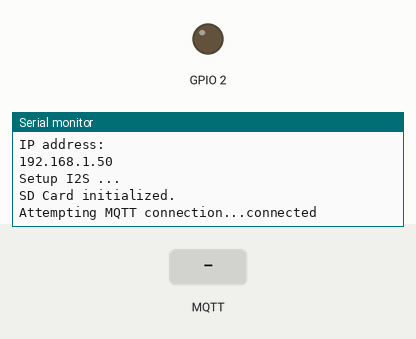
Bench run of a sketch on a simulated ESP32. On the bench: output pins drawn as LEDs (lit = HIGH), the last lines printed to the serial monitor. Inputs (shaded band) come from the test bench. WiFi joins after 1.5 s; servers stay silent unless stated; I2S audio is not simulated (input reads silence); storage starts empty; no MQTT or app messages arrive unless stated.

Above: at 2.7 s.
2.8 s: MQTT message "1" arrives on the first subscribed topic
At 4.0 s:
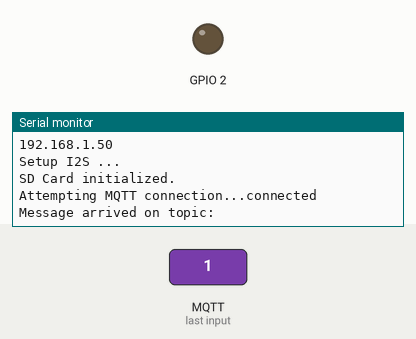
4.3 s: MQTT message "0" arrives on the first subscribed topic
At 5.5 s:
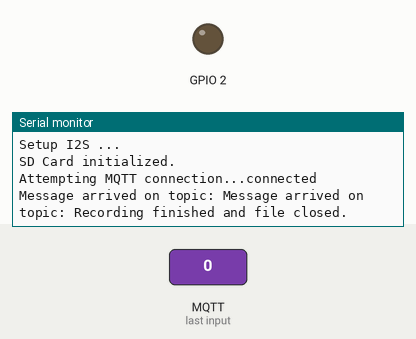

The sketch:

record_with_MQTT_UDP.ino
```cpp
#include <driver/i2s.h>
#include <FS.h>
#include <SD.h>
#include <SPI.h>
#include <WiFi.h>
#include <PubSubClient.h>
#include <ESPAsyncWebServer.h>
#include <WiFiUdp.h>

//Test 23-07-2024
// WiFi credentials
const char* ssid = "EwoutBergsma";
const char* password = "EwoutBergsma";

// Multicast settings
IPAddress multicastAddress(239, 255, 255, 250);  // Multicast address
const int multicastPort = 12345;  // Multicast port

WiFiUDP udp;
// MQTT Server
const char* mqtt_server = "192.168.0.155";
const int mqtt_port = 1883;

WiFiClient espClient;
PubSubClient client(espClient);
AsyncWebServer server(80);


// HTML content
const char index_html[] PROGMEM = R"rawliteral(
<!DOCTYPE html>
<html lang="en">
<head>
    <meta charset="UTF-8">
    <meta name="viewport" content="width=device-width, initial-scale=1.0">
    <title>Download File</title>
</head>
<body>
    <h1>Download Test File</h1>
    <button id="downloadBtn" onclick="downloadFile()">Download</button>

    <script>
        function downloadFile() {
            const fileName = prompt("Enter the name of the file to download:");
            if (fileName) {
                window.location.href = "/download?file=" + encodeURIComponent(fileName);
            }
        }
    </script>
</body>
</html>
)rawliteral";


File myFile;
bool isRecording = false;
bool doneRecording = false;
bool start = false;
bool createFile = true;
const char* pub_ip = "ESP32_1/ip";
//for recording sample
#define sBuffer 64
#define SAMPLE_RATE 20000
//for i2s mic
#define I2S_WS 22
#define I2S_SD 21
#define I2S_SCK 26
// Chip Select pin for SD card
#define CS_PIN 5
int16_t raw_samples[sBuffer];
int countdown = 10;

void setup_wifi() {
  delay(10);
  Serial.println("Connecting to WiFi..");
  WiFi.begin(ssid, password);
  while (WiFi.status() != WL_CONNECTED) {
    delay(500);
    Serial.print(".");
  }
  Serial.println("WiFi connected");
  Serial.println("IP address: ");
  Serial.println(WiFi.localIP());
}

void callback(char* topic, byte* message, unsigned int length) {
  Serial.print("Message arrived on topic: ");
  bool value = (message[0] == '1');
  if ((isRecording == !value)&&(isRecording)){
    doneRecording = true;
    createFile = true;
    };
  if (isRecording != value){
    isRecording = value;
    };
}

void reconnect() {
  while (!client.connected()) {
    Serial.print("Attempting MQTT connection...");
    if (client.connect("ESP32_1")) {
      Serial.println("connected");
      client.subscribe("record");
      client.publish(pub_ip, WiFi.localIP().toString().c_str());
    } else {
      Serial.print("failed, rc=");
      Serial.print(client.state());
      Serial.println(" try again in 5 seconds");
      delay(5000);
    }
  }
}

void setup() {
  // we need serial output for the plotter
  Serial.begin(115200);
  setup_wifi();
  client.setServer(mqtt_server, mqtt_port);
  client.setCallback(callback);
  // Start UDP
  udp.beginMulticast(multicastAddress, multicastPort);
  // start up the I2S peripheral
  Serial.println("Setup I2S ...");
  i2s_install();
  i2s_setpin();
  i2s_start(I2S_NUM_0);
  pinMode(2, OUTPUT);
  // Check for SD card initialization
  SPI.begin();
  SD.begin(CS_PIN);
  if (!SD.begin(CS_PIN)) {
    Serial.println("Card Mount Failed");
    return;
  }
  uint8_t cardType = SD.cardType();
  if (cardType == CARD_NONE) {
    Serial.println("No SD card attached");
    return;
  }
  Serial.println("SD Card initialized.");
    // Route to download a file
  server.on("/download", HTTP_GET, [](AsyncWebServerRequest *request){
    if (request->hasParam("file")) {
      String fileName = request->getParam("file")->value();
      if (SD.exists("/" + fileName)) {
        request->send(SD, "/" + fileName, "application/octet-stream");
      } else {
        request->send(404, "text/plain", "File not found");
      }
    } else {
      request->send(400, "text/plain", "File parameter missing");
    }
  });
  server.on("/delete", HTTP_GET, [](AsyncWebServerRequest *request){
  if (request->hasParam("file")) {
    String fileName = request->getParam("file")->value();
    if (SD.exists("/" + fileName)) {
      if (SD.remove("/" + fileName)) {
        request->send(200, "text/plain", "File deleted successfully");
      } else {
        request->send(500, "text/plain", "Failed to delete file");
      }
    } else {
      request->send(404, "text/plain", "File not found");
    }
  } else {
    request->send(400, "text/plain", "File parameter missing");
  }
});
server.on("/list", HTTP_GET, [](AsyncWebServerRequest *request){
  File root = SD.open("/");
  if (!root) {
    request->send(500, "application/json", "{\"error\":\"Failed to open directory\"}");
    return;
  }

  if (!root.isDirectory()) {
    request->send(500, "application/json", "{\"error\":\"Not a directory\"}");
    return;
  }

  String jsonResponse = "[";
  File file = root.openNextFile();
  bool first = true;
  while (file) {
    if (!first) {
      jsonResponse += ",";
    }
    jsonResponse += "\"" + String(file.name()) + "\"";
    first = false;
    file = root.openNextFile();
  }
  jsonResponse += "]";

  request->send(200, "application/json", jsonResponse);
});


  // Start server
  server.begin();
}


void loop() {
  if (!client.connected()) {
    reconnect();
  }
  client.loop();
  if (doneRecording) {
    digitalWrite(2, LOW);
    myFile.close();
    doneRecording = false;
    start = false;
    Serial.println("Recording finished and file closed.");
  };
  if (createFile) {
    String filename = createFilename();
    myFile = SD.open(filename.c_str(), FILE_WRITE);
    createFile = false;
  };
  if (start) {

    size_t bytesIn = 0;
    i2s_read(I2S_NUM_0, &raw_samples, sBuffer, &bytesIn, portMAX_DELAY);//raw_samples读取数据的目标地址。
    int samples_read = bytesIn / sizeof(int16_t) ;//bytesIn是读取字节数,sample
    if (samples_read > 0) {
      float mean = 0;
      for (int i = 0; i < samples_read; ++i) {
        myFile.println((int)raw_samples[i]);
      }
    }
  };
  int packetSize = udp.parsePacket();
  if (packetSize) {
    //Serial.printf("Received packet of size %d from %s:%d\n", packetSize, udp.remoteIP().toString().c_str(), udp.remotePort());
    //digitalWrite(2, !digitalRead(2));
    char incomingPacket[255];
    int len = udp.read(incomingPacket, 255);
    if (len > 0) {
      incomingPacket[len] = 0;
    }
    Serial.printf("Start recoding in: %s\n", incomingPacket);
    countdown = atoi(incomingPacket);
    if ((countdown == 0) and (isRecording)){
      start = true;
      digitalWrite(2, HIGH);
    }
  }
}

void i2s_install(){
  const i2s_config_t i2s_config = {
    //.mode = i2s_mode_t(I2S_MODE_MASTER | I2S_MODE_RX),
    .mode = i2s_mode_t(I2S_MODE_MASTER | I2S_MODE_TX | I2S_MODE_RX),//没有太大区别
    .sample_rate = SAMPLE_RATE,
    .bits_per_sample = i2s_bits_per_sample_t(16),
    .channel_format = I2S_CHANNEL_FMT_ONLY_LEFT,
    .communication_format = i2s_comm_format_t(I2S_COMM_FORMAT_STAND_I2S),
    .intr_alloc_flags = ESP_INTR_FLAG_LEVEL1, // default interrupt priority
    .dma_buf_count = 4,
    .dma_buf_len = 1024,
    .use_apll = false
  };
  i2s_driver_install(I2S_NUM_0, &i2s_config, 0, NULL);
}

void i2s_setpin(){
  const i2s_pin_config_t pin_config = {
    .bck_io_num = I2S_SCK,
    .ws_io_num = I2S_WS,
    .data_out_num = -1,// not used (only for speakers)
    .data_in_num = I2S_SD
  };
  i2s_set_pin(I2S_NUM_0, &pin_config);
}

String createFilename() {
  static int fileNumber = 0;  // Static variable to increment filename
  fileNumber++;
  return "/recording" + String(fileNumber) + ".txt";
}
```

Measured:
- after the input at 2.8 s, the serial monitor: prints a new line at once (image 1)
- after the input at 4.3 s, the serial monitor: prints a new line at once (image 2)
